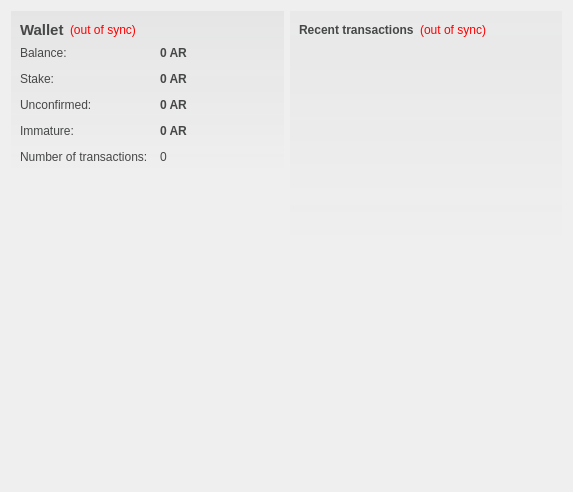
<?xml version="1.0" encoding="UTF-8"?>
<ui version="4.0">
 <class>OverviewPage</class>
 <widget class="QWidget" name="OverviewPage">
  <property name="geometry">
   <rect>
    <x>0</x>
    <y>0</y>
    <width>573</width>
    <height>492</height>
   </rect>
  </property>
  <property name="windowTitle">
   <string>Form</string>
  </property>
  <property name="styleSheet">
   <string notr="true">#OverviewPage { color: #464747; }</string>
  </property>
  <layout class="QHBoxLayout" name="horizontalLayout" stretch="1,1">
   <item>
    <layout class="QVBoxLayout" name="verticalLayout_2">
     <item>
      <widget class="QFrame" name="frame">
       <property name="styleSheet">
        <string notr="true">#frame { background-color: qlineargradient(spread:pad, x1:0, y1:0, x2:0, y2:1, stop:0 rgba(70,71,71,15), stop:1.0 rgba(70,71,71,0)); }</string>
       </property>
       <layout class="QVBoxLayout" name="verticalLayout_4">
        <item>
         <layout class="QHBoxLayout" name="horizontalLayout_4">
          <item>
           <widget class="QLabel" name="label_5">
            <property name="font">
             <font>
              <pointsize>11</pointsize>
              <weight>75</weight>
              <bold>true</bold>
             </font>
            </property>
            <property name="styleSheet">
             <string notr="true">color: #464747;</string>
            </property>
            <property name="text">
             <string>Wallet</string>
            </property>
           </widget>
          </item>
          <item>
           <widget class="QLabel" name="labelWalletStatus">
            <property name="toolTip">
             <string>The displayed information may be out of date. Your wallet automatically synchronizes with the arcoin network after a connection is established, but this process has not completed yet.</string>
            </property>
            <property name="styleSheet">
             <string notr="true">QLabel { color: red; }</string>
            </property>
            <property name="text">
             <string notr="true">(out of sync)</string>
            </property>
            <property name="alignment">
             <set>Qt::AlignLeading|Qt::AlignLeft|Qt::AlignVCenter</set>
            </property>
           </widget>
          </item>
          <item>
           <spacer name="horizontalSpacer_2">
            <property name="orientation">
             <enum>Qt::Horizontal</enum>
            </property>
            <property name="sizeHint" stdset="0">
             <size>
              <width>40</width>
              <height>20</height>
             </size>
            </property>
           </spacer>
          </item>
         </layout>
        </item>
        <item>
         <layout class="QFormLayout" name="formLayout_2">
          <property name="fieldGrowthPolicy">
           <enum>QFormLayout::AllNonFixedFieldsGrow</enum>
          </property>
          <property name="horizontalSpacing">
           <number>12</number>
          </property>
          <property name="verticalSpacing">
           <number>12</number>
          </property>
          <item row="0" column="0">
           <widget class="QLabel" name="label">
            <property name="styleSheet">
             <string notr="true">color: #464747;</string>
            </property>
            <property name="text">
             <string>Balance:</string>
            </property>
           </widget>
          </item>
          <item row="0" column="1">
           <widget class="QLabel" name="labelBalance">
            <property name="font">
             <font>
              <weight>75</weight>
              <bold>true</bold>
             </font>
            </property>
            <property name="cursor">
             <cursorShape>IBeamCursor</cursorShape>
            </property>
            <property name="toolTip">
             <string>Your current balance</string>
            </property>
            <property name="styleSheet">
             <string notr="true">color: #464747;</string>
            </property>
            <property name="text">
             <string notr="true">0 AR</string>
            </property>
            <property name="textInteractionFlags">
             <set>Qt::LinksAccessibleByMouse|Qt::TextSelectableByKeyboard|Qt::TextSelectableByMouse</set>
            </property>
           </widget>
          </item>
          <item row="1" column="0">
           <widget class="QLabel" name="label_6">
            <property name="styleSheet">
             <string notr="true">color: #464747;</string>
            </property>
            <property name="text">
             <string>Stake:</string>
            </property>
           </widget>
          </item>
          <item row="1" column="1">
           <widget class="QLabel" name="labelStake">
            <property name="font">
             <font>
              <weight>75</weight>
              <bold>true</bold>
             </font>
            </property>
            <property name="cursor">
             <cursorShape>IBeamCursor</cursorShape>
            </property>
            <property name="toolTip">
             <string>Total of coins that was staked, and do not yet count toward the current balance</string>
            </property>
            <property name="styleSheet">
             <string notr="true">color: #464747;</string>
            </property>
            <property name="text">
             <string notr="true">0 AR</string>
            </property>
            <property name="textInteractionFlags">
             <set>Qt::LinksAccessibleByMouse|Qt::TextSelectableByKeyboard|Qt::TextSelectableByMouse</set>
            </property>
           </widget>
          </item>
          <item row="2" column="0">
           <widget class="QLabel" name="label_3">
            <property name="styleSheet">
             <string notr="true">color: #464747;</string>
            </property>
            <property name="text">
             <string>Unconfirmed:</string>
            </property>
           </widget>
          </item>
          <item row="2" column="1">
           <widget class="QLabel" name="labelUnconfirmed">
            <property name="font">
             <font>
              <weight>75</weight>
              <bold>true</bold>
             </font>
            </property>
            <property name="cursor">
             <cursorShape>IBeamCursor</cursorShape>
            </property>
            <property name="toolTip">
             <string>Total of transactions that have yet to be confirmed, and do not yet count toward the current balance</string>
            </property>
            <property name="styleSheet">
             <string notr="true">color: #464747;</string>
            </property>
            <property name="text">
             <string notr="true">0 AR</string>
            </property>
            <property name="textInteractionFlags">
             <set>Qt::LinksAccessibleByMouse|Qt::TextSelectableByKeyboard|Qt::TextSelectableByMouse</set>
            </property>
           </widget>
          </item>
          <item row="3" column="0">
           <widget class="QLabel" name="labelImmatureText">
            <property name="styleSheet">
             <string notr="true">color: #464747;</string>
            </property>
            <property name="text">
             <string>Immature:</string>
            </property>
           </widget>
          </item>
          <item row="3" column="1">
           <widget class="QLabel" name="labelImmature">
            <property name="font">
             <font>
              <weight>75</weight>
              <bold>true</bold>
             </font>
            </property>
            <property name="toolTip">
             <string>Mined balance that has not yet matured</string>
            </property>
            <property name="styleSheet">
             <string notr="true">color: #464747;</string>
            </property>
            <property name="text">
             <string notr="true">0 AR</string>
            </property>
            <property name="textInteractionFlags">
             <set>Qt::LinksAccessibleByMouse|Qt::TextSelectableByKeyboard|Qt::TextSelectableByMouse</set>
            </property>
           </widget>
          </item>
          <item row="4" column="0">
           <widget class="QLabel" name="label_2">
            <property name="styleSheet">
             <string notr="true">color: #464747;</string>
            </property>
            <property name="text">
             <string>Number of transactions:</string>
            </property>
           </widget>
          </item>
          <item row="4" column="1">
           <widget class="QLabel" name="labelNumTransactions">
            <property name="toolTip">
             <string>Total number of transactions in wallet</string>
            </property>
            <property name="styleSheet">
             <string notr="true">color: #464747;</string>
            </property>
            <property name="text">
             <string notr="true">0</string>
            </property>
           </widget>
          </item>
         </layout>
        </item>
       </layout>
      </widget>
     </item>
     <item>
      <spacer name="verticalSpacer">
       <property name="orientation">
        <enum>Qt::Vertical</enum>
       </property>
       <property name="sizeHint" stdset="0">
        <size>
         <width>20</width>
         <height>40</height>
        </size>
       </property>
      </spacer>
     </item>
     <item>
      <widget class="QLabel" name="label_6">
       <property name="minimumSize">
        <size>
         <width>260</width>
         <height>260</height>
        </size>
       </property>
       <property name="text">
        <string/>
       </property>
       <property name="pixmap">
        <pixmap resource="../bitcoin.qrc">:/images/backg</pixmap>
       </property>
       <property name="alignment">
        <set>Qt::AlignCenter</set>
       </property>
       <property name="margin">
        <number>2</number>
       </property>
       <property name="indent">
        <number>1</number>
       </property>
      </widget>
     </item>
    </layout>
   </item>
   <item>
    <layout class="QVBoxLayout" name="verticalLayout_3">
     <item>
      <widget class="QFrame" name="frame_2">
       <property name="styleSheet">
        <string notr="true">#frame_2 { background-color: qlineargradient(spread:pad, x1:0, y1:0, x2:0, y2:1, stop:0 rgba(70,71,71,10), stop:1.0 rgba(70,71,71,0)); }</string>
       </property>
       <layout class="QVBoxLayout" name="verticalLayout">
        <item>
         <layout class="QHBoxLayout" name="horizontalLayout_2">
          <item>
           <widget class="QLabel" name="label_4">
            <property name="styleSheet">
             <string notr="true">color: #464747;</string>
            </property>
            <property name="text">
             <string>&lt;b&gt;Recent transactions&lt;/b&gt;</string>
            </property>
           </widget>
          </item>
          <item>
           <widget class="QLabel" name="labelTransactionsStatus">
            <property name="toolTip">
             <string>The displayed information may be out of date. Your wallet automatically synchronizes with the arcoin network after a connection is established, but this process has not completed yet.</string>
            </property>
            <property name="styleSheet">
             <string notr="true">QLabel { color: red; }</string>
            </property>
            <property name="text">
             <string notr="true">(out of sync)</string>
            </property>
            <property name="alignment">
             <set>Qt::AlignRight|Qt::AlignTrailing|Qt::AlignVCenter</set>
            </property>
           </widget>
          </item>
          <item>
           <spacer name="horizontalSpacer">
            <property name="orientation">
             <enum>Qt::Horizontal</enum>
            </property>
            <property name="sizeHint" stdset="0">
             <size>
              <width>40</width>
              <height>20</height>
             </size>
            </property>
           </spacer>
          </item>
         </layout>
        </item>
        <item>
         <widget class="QListView" name="listTransactions">
          <property name="styleSheet">
           <string notr="true">QListView { background: transparent; }</string>
          </property>
          <property name="frameShape">
           <enum>QFrame::NoFrame</enum>
          </property>
          <property name="verticalScrollBarPolicy">
           <enum>Qt::ScrollBarAlwaysOff</enum>
          </property>
          <property name="horizontalScrollBarPolicy">
           <enum>Qt::ScrollBarAlwaysOff</enum>
          </property>
          <property name="selectionMode">
           <enum>QAbstractItemView::NoSelection</enum>
          </property>
         </widget>
        </item>
       </layout>
      </widget>
     </item>
     <item>
      <spacer name="verticalSpacer_2">
       <property name="orientation">
        <enum>Qt::Vertical</enum>
       </property>
       <property name="sizeHint" stdset="0">
        <size>
         <width>20</width>
         <height>40</height>
        </size>
       </property>
      </spacer>
     </item>
    </layout>
   </item>
  </layout>
 </widget>
 <resources>
  <include location="../bitcoin.qrc"/>
 </resources>
 <connections/>
</ui>
